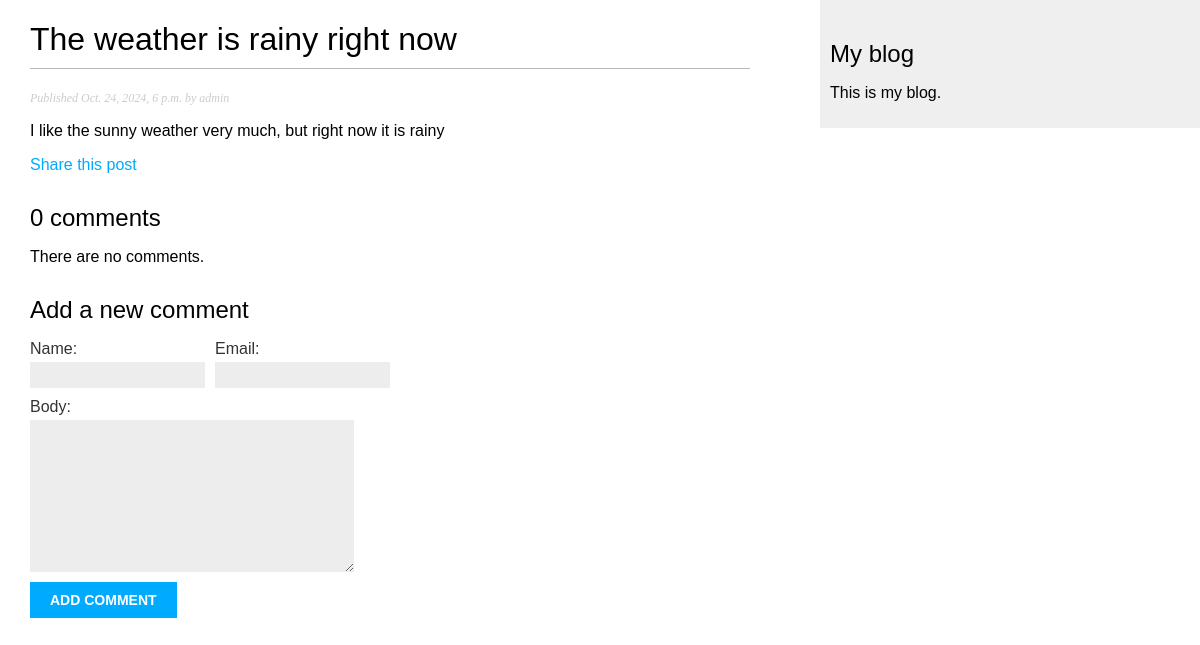
The page /blog/2024/10/24/the-weather-s-rainy-right-now on the database as committed earlier.
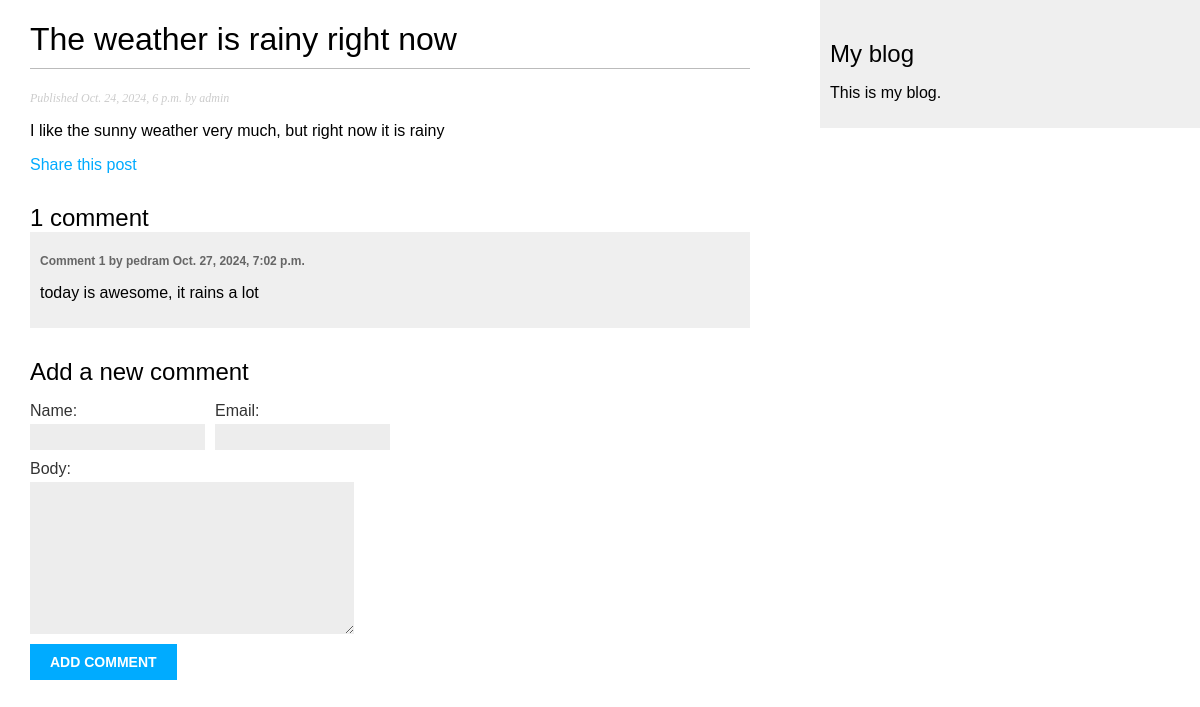
The same page on the database as committed later.
### blog/models.py (models this page shows, shortened)
class Post(models.Model):
    class Status(models.TextChoices):
        DRAFT = "DF", "Draft"
        PUBLISHED = "PB", "PUBLISHED"
    title = models.CharField(max_length=250)
    slug = models.SlugField(max_length=250, unique_for_date="publish")
    author = models.ForeignKey(
        settings.AUTH_USER_MODEL,
        on_delete=models.CASCADE,
        related_name="blog_posts"
    )
    body = models.TextField()
    publish = models.DateTimeField(default=timezone.now)
    created = models.DateTimeField(auto_now_add=True)
    updated = models.DateTimeField(auto_now=True)
    status = models.CharField(
        max_length=2,
        choices=Status,
        default=Status.DRAFT
    )
    tags = TaggableManager()
    objects = models.Manager()  # The default manager
    published = PublishedManager()  # Our custom manager
    class Meta:
        ordering = ["-publish"]
        indexes = [
            models.Index(fields=["-publish"])
        ]

class Comment(models.Model):
    post = models.ForeignKey(
        Post, on_delete=models.CASCADE, related_name="comments")
    name = models.CharField(max_length=80)
    email = models.EmailField()
    body = models.TextField()
    created = models.DateTimeField(auto_now_add=True)
    updated = models.DateTimeField(auto_now=True)
    active = models.BooleanField(default=True)
    class Meta:
        ordering = ['created']
        indexes = [
            models.Index(fields=['created'])
        ]

### blog/views.py (the view)
def post_detail(request, year, month, day, post):
    post = get_object_or_404(Post, status=Post.Status.PUBLISHED, slug=post,
                             publish__year=year, publish__month=month, publish__day=day)
    comments = post.comments.filter(active=True)
    form = CommentForm()
    return render(request, "blog/post/detail.html", {"post": post, "comments": comments, "form": form})

### blog/forms.py
class CommentForm(forms.ModelForm):
    class Meta:
        model = Comment
        fields = ["name", "email", "body"]

### blog/templates/blog/post/detail.html (shortened to what this page needs)
{% extends "blog/base.html" %}
{% block content %}
  <h1>{{ post.title }}</h1>
  <p class="date">
    Published {{ post.publish }} by {{ post.author }}
  </p>
  {{ post.body|linebreaks }}
  <p>
    <a href="{% url "blog:post_share" post.id %}">
      Share this post
    </a>
  </p>
  {% with comments.count as total_comments %}
    <h2>
      {{ total_comments }} comment{{ total_comments|pluralize }}
    </h2>
  {% endwith %}
  {% for comment in comments %}
  <div class="comment">
  <p class="info">
  Comment {{ forloop.counter }} by {{ comment.name }}
  {{ comment.created }}
  </p>
  {{ comment.body|linebreaks }}
  </div>
  {% empty %}
  <p>There are no comments.</p>
  {% endfor %}
  {% include "blog/post/includes/comment_form.html" %}
{% endblock %}

### blog/templates/blog/base.html (shortened to what this page needs)
{% load static %}
<!DOCTYPE html>
<html>
  <head>
    <link href="{% static "css/blog.css" %}" rel="stylesheet">
  </head>
  <body>
    <div id="content">{% block content %} {% endblock %}</div>
    <div id="sidebar">
      <h2>My blog</h2>
      <p>This is my blog.</p>
    </div>
  </body>
</html>

### blog/templates/blog/post/includes/comment_form.html (shortened to what this page needs)
<h2>Add a new comment</h2>
<form action="{% url "blog:post_comment" post.id %}" method="post">
  <div class="left">
    {{ form.name.as_field_group }}
  </div>
  <div class="left">
    {{ form.email.as_field_group }}
  </div>
  {{ form.body.as_field_group }}
  <p><input type="submit" value="Add comment"></p>
</form>

### blog/static/css/blog.css (style rules this page uses)
body { margin:0; padding:0; font-family:helvetica, sans-serif; }
a { color:#00abff; text-decoration:none; }
h1 { font-weight:normal; border-bottom:1px solid #bbb; padding:0 0 10px 0; }
h2 { font-weight:normal; margin:30px 0 0; }
#content { float:left; width:60%; padding:0 0 0 30px; }
#sidebar { float:right; width:30%; padding:10px; background:#efefef; height:100%; }
p.date { color:#ccc; font-family: georgia, serif; font-size: 12px; font-style: italic; }
.left { float:left; margin-right:10px; }
label { float:left; clear:both; color:#333; margin-bottom:4px; }
input, textarea { clear:both; float:left; margin:0 0 10px; background:#ededed; border:0; padding:6px 10px; font-size:12px; }
input[type=submit] { font-weight:bold; background:#00abff; color:#fff; padding:10px 20px; font-size:14px; text-transform:uppercase; }
.comment { padding:10px; }
.comment:nth-child(even) { background:#efefef; }
.comment .info { font-weight:bold; font-size:12px; color:#666; }

Rows that differ between the two databases and show on the page:
added Comment: name "pedram", created "Oct. 27, 2024, 7:02 p.m.", body "today is awesome, it rains a lot"
Other text that changed with them:
{{ total_comments }}: "0" → "1"
text no longer shown: "There are no comments."
